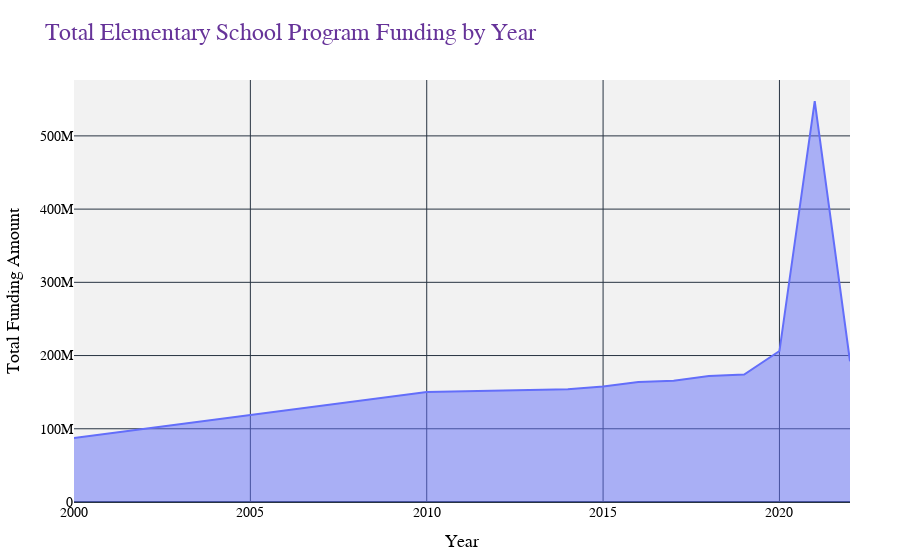

The cell this chart's notebook holds for it:
### Code cell
#Total Elementary School Programs Funding By Year
yearly_funding = elemenfund.groupby('Year')['Funding'].sum().reset_index()


fig = px.area(
    data_frame=yearly_funding,
    x='Year',
    y='Funding',
    title='Total Elementary School Program Funding by Year',
    labels={'Funding': 'Total Funding Amount', 'Year': 'Year'},
    template='plotly_dark'  
)


fig.update_layout(
    xaxis_title='Year',
    yaxis_title='Total Funding Amount',
    title_font=dict(size=24, family='Arial', color='RebeccaPurple'),
    xaxis=dict(
        title_font=dict(size=18, family='Arial', color='black'),
        tickfont=dict(size=14, family='Arial', color='black')
    ),
    yaxis=dict(
        title_font=dict(size=18, family='Arial', color='black'),
        tickfont=dict(size=14, family='Arial', color='black')
    ),
    margin=dict(l=50, r=50, t=80, b=50),
    paper_bgcolor='rgb(255, 255, 255)', 
    plot_bgcolor='rgb(242, 242, 242)'   
)


fig.show()

### Figure 1 — Plotly figure (JSON) as saved in the notebook; plotly's stock layout.template omitted (floating-point values rounded to 4 significant figures)
{"data": [{"fillpattern": {"shape": ""}, "hovertemplate": "Year=%{x}<br>Total Funding Amount=%{y}<extra></extra>", "legendgroup": "", "line": {"color": "#636efa"}, "marker": {"symbol": "circle"}, "mode": "lines", "name": "", "orientation": "v", "showlegend": false, "stackgroup": "1", "type": "scatter", "x": [2000, 2010, 2014, 2015, 2016, 2017, 2018, 2019, 2020, 2021, 2022], "xaxis": "x", "y": [87462936, 150172283, 153935578, 157713573, 163970931, 165483341, 172217325, 174058419, 206176969, 547506827, 192127907], "yaxis": "y"}], "layout": {"legend": {"tracegroupgap": 0}, "margin": {"b": 50, "l": 50, "r": 50, "t": 80}, "paper_bgcolor": "rgb(255, 255, 255)", "plot_bgcolor": "rgb(242, 242, 242)", "title": {"font": {"color": "RebeccaPurple", "family": "Arial", "size": 24}, "text": "Total Elementary School Program Funding by Year"}, "xaxis": {"anchor": "y", "domain": [0, 1], "tickfont": {"color": "black", "family": "Arial", "size": 14}, "title": {"font": {"color": "black", "family": "Arial", "size": 18}, "text": "Year"}}, "yaxis": {"anchor": "x", "domain": [0, 1], "tickfont": {"color": "black", "family": "Arial", "size": 14}, "title": {"font": {"color": "black", "family": "Arial", "size": 18}, "text": "Total Funding Amount"}}}}
